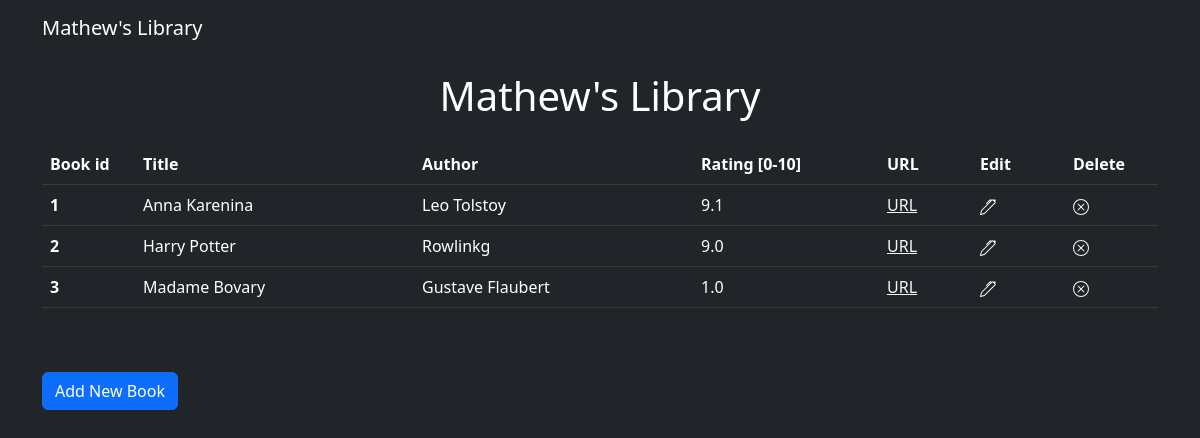
The app's page /, older data.
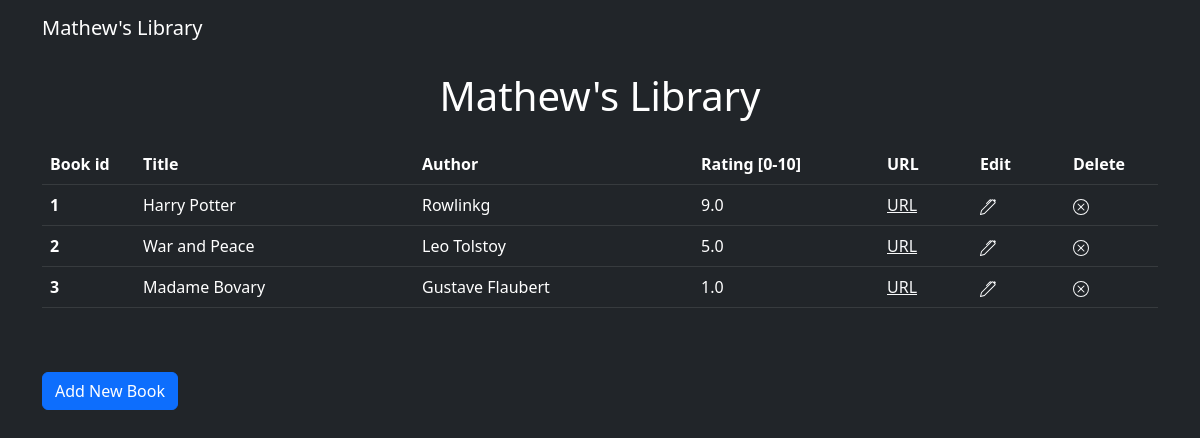
The same page, newer data.
### main.py (models this page shows, shortened)
class Book(db.Model):
    id = db.Column(db.Integer, primary_key=True)
    title = db.Column(db.String(250), unique=True, nullable=False)
    author = db.Column(db.String(250), nullable=False)
    rating = db.Column(db.Float, nullable=False)

### main.py (the view)
@app.route('/')
def home():
    all_books = db.session.query(Book).order_by(Book.rating.desc()).all()
    return render_template('index.html', book_stack=all_books)

### templates/index.html (shortened to what this page needs)
{% include "header.html" %}
<div class="container">
    <h1 class="text-center p-3">Mathew's Library</h1>
    {% if book_stack|length == 0 %}
    <p>Library is empty.</p>
    {% else %}
    <table class="table table-dark">
        <thead>
        <tr>
            <th scope="col" class="col-1">Book id</th>
            <th scope="col" class="col-3">Title</th>
            <th scope="col" class="col-3">Author</th>
            <th scope="col" class="col-2">Rating [0-10]</th>
            <th scope="col" class="col-1">URL</th>
            <th scope="col" class="col-1">Edit</th>
            <th scope="col" class="col-1">Delete</th>
        </tr>
        </thead>
        <tbody>
        {% for book in book_stack %}
        <tr>
            <th scope="row">{{ loop.index }}</th>
            <td>{{ book.title }}</td>
            <td>{{ book.author }}</td>
            <td>{{ book.rating|round(1) }}</td>
            <td><a href="https://www.google.com/search?q={{ book.title }} {{ book.author }}" target=”_blank”
                   class="link-light">URL</a></td>
            <td><a href="{{ url_for('edit', id=book.id) }}" class="link-light">
            </a></td>
            <td><a href="{{ url_for('delete', id=book.id) }}" class="link-light">
            </a></td>
        </tr>
        {% endfor %}
        </tbody>
    </table>
    {% endif %}
    <a href="{{ url_for('add') }}">
        <button class="btn btn-primary mt-5">Add New Book</button>
    </a>
</div>
</body>
</html>

### templates/header.html (shortened to what this page needs)
<!DOCTYPE html>
<html lang="en">
    <head>
        <link href="https://cdn.jsdelivr.net/npm/bootstrap@5.3.0-alpha3/dist/css/bootstrap.min.css" rel="stylesheet"
>
    </head>
    <body class="bg-dark text-white">
      <nav class="navbar navbar-expand-lg navbar-dark bg-dark">
          <div class="container">
            <a class="navbar-brand" href="{{ url_for('home') }}">Mathew's Library</a>
          </div>
      </nav>

Row changes from the older to the newer data that the page shows:
removed Book: title "Anna Karenina", author "Leo Tolstoy", rating "9.1"
added Book: title "War and Peace", author "Leo Tolstoy", rating "5.0"
